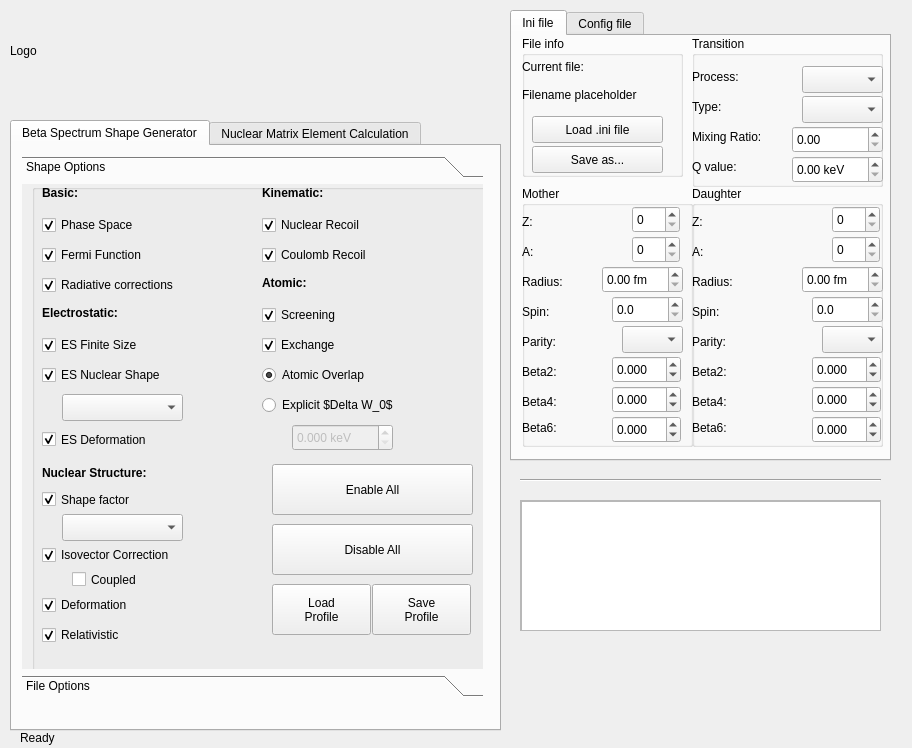
<?xml version="1.0" encoding="UTF-8"?>
<ui version="4.0">
 <class>MainWindow</class>
 <widget class="QMainWindow" name="MainWindow">
  <property name="geometry">
   <rect>
    <x>0</x>
    <y>0</y>
    <width>912</width>
    <height>748</height>
   </rect>
  </property>
  <property name="windowTitle">
   <string>Goniometer Controller</string>
  </property>
  <widget class="QWidget" name="centralwidget">
   <widget class="QLabel" name="labelStatus">
    <property name="geometry">
     <rect>
      <x>20</x>
      <y>730</y>
      <width>371</width>
      <height>16</height>
     </rect>
    </property>
    <property name="text">
     <string>Ready</string>
    </property>
   </widget>
   <widget class="QScrollArea" name="scrollArea">
    <property name="geometry">
     <rect>
      <x>520</x>
      <y>500</y>
      <width>361</width>
      <height>131</height>
     </rect>
    </property>
    <property name="widgetResizable">
     <bool>true</bool>
    </property>
    <widget class="QWidget" name="scrollAreaWidgetContents">
     <property name="geometry">
      <rect>
       <x>0</x>
       <y>0</y>
       <width>359</width>
       <height>129</height>
      </rect>
     </property>
     <widget class="QPlainTextEdit" name="lastActions">
      <property name="geometry">
       <rect>
        <x>0</x>
        <y>0</y>
        <width>361</width>
        <height>131</height>
       </rect>
      </property>
     </widget>
    </widget>
   </widget>
   <widget class="QTabWidget" name="optionsTabWidget">
    <property name="geometry">
     <rect>
      <x>510</x>
      <y>10</y>
      <width>381</width>
      <height>451</height>
     </rect>
    </property>
    <property name="currentIndex">
     <number>0</number>
    </property>
    <widget class="QWidget" name="iniTab">
     <attribute name="title">
      <string>Ini file</string>
     </attribute>
     <widget class="QGroupBox" name="groupBox">
      <property name="geometry">
       <rect>
        <x>180</x>
        <y>0</y>
        <width>191</width>
        <height>151</height>
       </rect>
      </property>
      <property name="title">
       <string>Transition</string>
      </property>
      <widget class="QLabel" name="label">
       <property name="geometry">
        <rect>
         <x>0</x>
         <y>30</y>
         <width>67</width>
         <height>21</height>
        </rect>
       </property>
       <property name="text">
        <string>Process:</string>
       </property>
      </widget>
      <widget class="QLabel" name="label_2">
       <property name="geometry">
        <rect>
         <x>0</x>
         <y>60</y>
         <width>67</width>
         <height>21</height>
        </rect>
       </property>
       <property name="text">
        <string>Type:</string>
       </property>
      </widget>
      <widget class="QLabel" name="label_3">
       <property name="geometry">
        <rect>
         <x>0</x>
         <y>90</y>
         <width>101</width>
         <height>21</height>
        </rect>
       </property>
       <property name="text">
        <string>Mixing Ratio:</string>
       </property>
      </widget>
      <widget class="QLabel" name="label_4">
       <property name="geometry">
        <rect>
         <x>0</x>
         <y>120</y>
         <width>67</width>
         <height>21</height>
        </rect>
       </property>
       <property name="text">
        <string>Q value: </string>
       </property>
      </widget>
      <widget class="QComboBox" name="cb_type">
       <property name="geometry">
        <rect>
         <x>110</x>
         <y>60</y>
         <width>81</width>
         <height>27</height>
        </rect>
       </property>
      </widget>
      <widget class="QComboBox" name="cb_process">
       <property name="geometry">
        <rect>
         <x>110</x>
         <y>30</y>
         <width>81</width>
         <height>27</height>
        </rect>
       </property>
      </widget>
      <widget class="QDoubleSpinBox" name="dsb_MixingRatio">
       <property name="geometry">
        <rect>
         <x>100</x>
         <y>90</y>
         <width>91</width>
         <height>27</height>
        </rect>
       </property>
      </widget>
      <widget class="QDoubleSpinBox" name="dsb_Q">
       <property name="geometry">
        <rect>
         <x>100</x>
         <y>120</y>
         <width>91</width>
         <height>27</height>
        </rect>
       </property>
       <property name="suffix">
        <string> keV</string>
       </property>
      </widget>
     </widget>
     <widget class="QGroupBox" name="group_M">
      <property name="geometry">
       <rect>
        <x>10</x>
        <y>150</y>
        <width>171</width>
        <height>261</height>
       </rect>
      </property>
      <property name="title">
       <string>Mother</string>
      </property>
      <widget class="QLabel" name="lab_ZM">
       <property name="geometry">
        <rect>
         <x>0</x>
         <y>20</y>
         <width>61</width>
         <height>31</height>
        </rect>
       </property>
       <property name="text">
        <string>Z:</string>
       </property>
      </widget>
      <widget class="QLabel" name="lab_AM">
       <property name="geometry">
        <rect>
         <x>0</x>
         <y>50</y>
         <width>67</width>
         <height>31</height>
        </rect>
       </property>
       <property name="text">
        <string>A:</string>
       </property>
      </widget>
      <widget class="QLabel" name="lab_RM">
       <property name="geometry">
        <rect>
         <x>0</x>
         <y>80</y>
         <width>67</width>
         <height>31</height>
        </rect>
       </property>
       <property name="text">
        <string>Radius:</string>
       </property>
      </widget>
      <widget class="QLabel" name="lab_JM">
       <property name="geometry">
        <rect>
         <x>0</x>
         <y>110</y>
         <width>67</width>
         <height>31</height>
        </rect>
       </property>
       <property name="text">
        <string>Spin:</string>
       </property>
      </widget>
      <widget class="QLabel" name="lab_Beta2M">
       <property name="geometry">
        <rect>
         <x>0</x>
         <y>170</y>
         <width>67</width>
         <height>31</height>
        </rect>
       </property>
       <property name="text">
        <string>Beta2:</string>
       </property>
      </widget>
      <widget class="QLabel" name="lab_Beta4M">
       <property name="geometry">
        <rect>
         <x>0</x>
         <y>200</y>
         <width>67</width>
         <height>31</height>
        </rect>
       </property>
       <property name="text">
        <string>Beta4:</string>
       </property>
      </widget>
      <widget class="QLabel" name="lab_Beta6M">
       <property name="geometry">
        <rect>
         <x>0</x>
         <y>226</y>
         <width>67</width>
         <height>31</height>
        </rect>
       </property>
       <property name="text">
        <string>Beta6:</string>
       </property>
      </widget>
      <widget class="QLabel" name="lab_PiM">
       <property name="geometry">
        <rect>
         <x>0</x>
         <y>140</y>
         <width>67</width>
         <height>31</height>
        </rect>
       </property>
       <property name="text">
        <string>Parity:</string>
       </property>
      </widget>
      <widget class="QSpinBox" name="sb_ZM">
       <property name="geometry">
        <rect>
         <x>110</x>
         <y>20</y>
         <width>48</width>
         <height>27</height>
        </rect>
       </property>
       <property name="statusTip">
        <string>Atomic number</string>
       </property>
      </widget>
      <widget class="QSpinBox" name="sb_AM">
       <property name="geometry">
        <rect>
         <x>110</x>
         <y>50</y>
         <width>48</width>
         <height>27</height>
        </rect>
       </property>
       <property name="statusTip">
        <string>Mass number</string>
       </property>
      </widget>
      <widget class="QDoubleSpinBox" name="dsb_RM">
       <property name="geometry">
        <rect>
         <x>80</x>
         <y>80</y>
         <width>81</width>
         <height>27</height>
        </rect>
       </property>
       <property name="statusTip">
        <string>Charge radius</string>
       </property>
       <property name="suffix">
        <string> fm</string>
       </property>
       <property name="singleStep">
        <double>0.100000000000000</double>
       </property>
      </widget>
      <widget class="QDoubleSpinBox" name="dsb_JM">
       <property name="geometry">
        <rect>
         <x>90</x>
         <y>110</y>
         <width>71</width>
         <height>27</height>
        </rect>
       </property>
       <property name="statusTip">
        <string>Spin in units of HBAR</string>
       </property>
       <property name="decimals">
        <number>1</number>
       </property>
       <property name="singleStep">
        <double>0.500000000000000</double>
       </property>
      </widget>
      <widget class="QComboBox" name="cb_PiM">
       <property name="geometry">
        <rect>
         <x>100</x>
         <y>140</y>
         <width>61</width>
         <height>27</height>
        </rect>
       </property>
      </widget>
      <widget class="QDoubleSpinBox" name="dsb_Beta2M">
       <property name="geometry">
        <rect>
         <x>90</x>
         <y>170</y>
         <width>69</width>
         <height>27</height>
        </rect>
       </property>
       <property name="decimals">
        <number>3</number>
       </property>
       <property name="minimum">
        <double>-1.000000000000000</double>
       </property>
       <property name="maximum">
        <double>1.000000000000000</double>
       </property>
       <property name="singleStep">
        <double>0.100000000000000</double>
       </property>
      </widget>
      <widget class="QDoubleSpinBox" name="dsb_Beta4M">
       <property name="geometry">
        <rect>
         <x>90</x>
         <y>200</y>
         <width>69</width>
         <height>27</height>
        </rect>
       </property>
       <property name="decimals">
        <number>3</number>
       </property>
       <property name="minimum">
        <double>-1.000000000000000</double>
       </property>
       <property name="maximum">
        <double>1.000000000000000</double>
       </property>
       <property name="singleStep">
        <double>0.100000000000000</double>
       </property>
      </widget>
      <widget class="QDoubleSpinBox" name="dsb_Beta6M">
       <property name="geometry">
        <rect>
         <x>90</x>
         <y>230</y>
         <width>69</width>
         <height>27</height>
        </rect>
       </property>
       <property name="decimals">
        <number>3</number>
       </property>
       <property name="minimum">
        <double>-1.000000000000000</double>
       </property>
       <property name="maximum">
        <double>1.000000000000000</double>
       </property>
       <property name="singleStep">
        <double>0.100000000000000</double>
       </property>
      </widget>
     </widget>
     <widget class="QGroupBox" name="groupBox_3">
      <property name="geometry">
       <rect>
        <x>10</x>
        <y>0</y>
        <width>161</width>
        <height>141</height>
       </rect>
      </property>
      <property name="title">
       <string>File info</string>
      </property>
      <widget class="QLabel" name="label_11">
       <property name="geometry">
        <rect>
         <x>0</x>
         <y>20</y>
         <width>91</width>
         <height>21</height>
        </rect>
       </property>
       <property name="text">
        <string>Current file:</string>
       </property>
      </widget>
      <widget class="QLabel" name="l_iniFilename">
       <property name="geometry">
        <rect>
         <x>0</x>
         <y>50</y>
         <width>161</width>
         <height>17</height>
        </rect>
       </property>
       <property name="text">
        <string>Filename placeholder</string>
       </property>
      </widget>
      <widget class="QPushButton" name="b_load_ini">
       <property name="geometry">
        <rect>
         <x>10</x>
         <y>80</y>
         <width>131</width>
         <height>27</height>
        </rect>
       </property>
       <property name="text">
        <string>Load .ini file</string>
       </property>
      </widget>
      <widget class="QPushButton" name="b_save_ini">
       <property name="geometry">
        <rect>
         <x>10</x>
         <y>110</y>
         <width>131</width>
         <height>27</height>
        </rect>
       </property>
       <property name="text">
        <string>Save as...</string>
       </property>
      </widget>
     </widget>
     <widget class="QGroupBox" name="group_M_2">
      <property name="geometry">
       <rect>
        <x>180</x>
        <y>150</y>
        <width>191</width>
        <height>261</height>
       </rect>
      </property>
      <property name="title">
       <string>Daughter</string>
      </property>
      <widget class="QLabel" name="lab_ZD">
       <property name="geometry">
        <rect>
         <x>0</x>
         <y>20</y>
         <width>61</width>
         <height>31</height>
        </rect>
       </property>
       <property name="text">
        <string>Z:</string>
       </property>
      </widget>
      <widget class="QLabel" name="lab_AD">
       <property name="geometry">
        <rect>
         <x>0</x>
         <y>50</y>
         <width>67</width>
         <height>31</height>
        </rect>
       </property>
       <property name="text">
        <string>A:</string>
       </property>
      </widget>
      <widget class="QLabel" name="lab_RD">
       <property name="geometry">
        <rect>
         <x>0</x>
         <y>80</y>
         <width>67</width>
         <height>31</height>
        </rect>
       </property>
       <property name="text">
        <string>Radius:</string>
       </property>
      </widget>
      <widget class="QLabel" name="lab_JD">
       <property name="geometry">
        <rect>
         <x>0</x>
         <y>110</y>
         <width>67</width>
         <height>31</height>
        </rect>
       </property>
       <property name="text">
        <string>Spin:</string>
       </property>
      </widget>
      <widget class="QLabel" name="lab_Beta2D">
       <property name="geometry">
        <rect>
         <x>0</x>
         <y>170</y>
         <width>67</width>
         <height>31</height>
        </rect>
       </property>
       <property name="text">
        <string>Beta2:</string>
       </property>
      </widget>
      <widget class="QLabel" name="lab_Beta4D">
       <property name="geometry">
        <rect>
         <x>0</x>
         <y>200</y>
         <width>67</width>
         <height>31</height>
        </rect>
       </property>
       <property name="text">
        <string>Beta4:</string>
       </property>
      </widget>
      <widget class="QLabel" name="lab_Beta6D">
       <property name="geometry">
        <rect>
         <x>0</x>
         <y>226</y>
         <width>67</width>
         <height>31</height>
        </rect>
       </property>
       <property name="text">
        <string>Beta6:</string>
       </property>
      </widget>
      <widget class="QLabel" name="lab_PiD">
       <property name="geometry">
        <rect>
         <x>0</x>
         <y>140</y>
         <width>67</width>
         <height>31</height>
        </rect>
       </property>
       <property name="text">
        <string>Parity:</string>
       </property>
      </widget>
      <widget class="QSpinBox" name="sb_ZD">
       <property name="geometry">
        <rect>
         <x>140</x>
         <y>20</y>
         <width>48</width>
         <height>27</height>
        </rect>
       </property>
       <property name="statusTip">
        <string>Atomic number</string>
       </property>
      </widget>
      <widget class="QSpinBox" name="sb_AD">
       <property name="geometry">
        <rect>
         <x>140</x>
         <y>50</y>
         <width>48</width>
         <height>27</height>
        </rect>
       </property>
       <property name="statusTip">
        <string>Mass number</string>
       </property>
      </widget>
      <widget class="QDoubleSpinBox" name="dsb_RD">
       <property name="geometry">
        <rect>
         <x>110</x>
         <y>80</y>
         <width>81</width>
         <height>27</height>
        </rect>
       </property>
       <property name="statusTip">
        <string>Charge radius</string>
       </property>
       <property name="suffix">
        <string> fm</string>
       </property>
       <property name="singleStep">
        <double>0.100000000000000</double>
       </property>
      </widget>
      <widget class="QDoubleSpinBox" name="dsb_JD">
       <property name="geometry">
        <rect>
         <x>120</x>
         <y>110</y>
         <width>71</width>
         <height>27</height>
        </rect>
       </property>
       <property name="statusTip">
        <string>Spin in units of HBAR</string>
       </property>
       <property name="decimals">
        <number>1</number>
       </property>
       <property name="singleStep">
        <double>0.500000000000000</double>
       </property>
      </widget>
      <widget class="QComboBox" name="cb_PiD">
       <property name="geometry">
        <rect>
         <x>130</x>
         <y>140</y>
         <width>61</width>
         <height>27</height>
        </rect>
       </property>
      </widget>
      <widget class="QDoubleSpinBox" name="dsb_Beta2D">
       <property name="geometry">
        <rect>
         <x>120</x>
         <y>170</y>
         <width>69</width>
         <height>27</height>
        </rect>
       </property>
       <property name="decimals">
        <number>3</number>
       </property>
       <property name="minimum">
        <double>-1.000000000000000</double>
       </property>
       <property name="maximum">
        <double>1.000000000000000</double>
       </property>
       <property name="singleStep">
        <double>0.100000000000000</double>
       </property>
      </widget>
      <widget class="QDoubleSpinBox" name="dsb_Beta4D">
       <property name="geometry">
        <rect>
         <x>120</x>
         <y>200</y>
         <width>69</width>
         <height>27</height>
        </rect>
       </property>
       <property name="decimals">
        <number>3</number>
       </property>
       <property name="minimum">
        <double>-1.000000000000000</double>
       </property>
       <property name="maximum">
        <double>1.000000000000000</double>
       </property>
       <property name="singleStep">
        <double>0.100000000000000</double>
       </property>
      </widget>
      <widget class="QDoubleSpinBox" name="dsb_Beta6D">
       <property name="geometry">
        <rect>
         <x>120</x>
         <y>230</y>
         <width>69</width>
         <height>27</height>
        </rect>
       </property>
       <property name="decimals">
        <number>3</number>
       </property>
       <property name="minimum">
        <double>-1.000000000000000</double>
       </property>
       <property name="maximum">
        <double>1.000000000000000</double>
       </property>
       <property name="singleStep">
        <double>0.100000000000000</double>
       </property>
      </widget>
     </widget>
    </widget>
    <widget class="QWidget" name="configTab">
     <attribute name="title">
      <string>Config file</string>
     </attribute>
    </widget>
   </widget>
   <widget class="Line" name="line">
    <property name="geometry">
     <rect>
      <x>520</x>
      <y>470</y>
      <width>361</width>
      <height>20</height>
     </rect>
    </property>
    <property name="orientation">
     <enum>Qt::Horizontal</enum>
    </property>
   </widget>
   <widget class="QLabel" name="lab_logo">
    <property name="geometry">
     <rect>
      <x>10</x>
      <y>10</y>
      <width>481</width>
      <height>81</height>
     </rect>
    </property>
    <property name="text">
     <string>Logo</string>
    </property>
   </widget>
   <widget class="QTabWidget" name="mainTabWidget">
    <property name="geometry">
     <rect>
      <x>10</x>
      <y>120</y>
      <width>491</width>
      <height>611</height>
     </rect>
    </property>
    <property name="currentIndex">
     <number>0</number>
    </property>
    <widget class="QWidget" name="bsgTab">
     <attribute name="title">
      <string>Beta Spectrum Shape Generator</string>
     </attribute>
     <widget class="QToolBox" name="toolBox">
      <property name="geometry">
       <rect>
        <x>10</x>
        <y>10</y>
        <width>461</width>
        <height>541</height>
       </rect>
      </property>
      <property name="currentIndex">
       <number>0</number>
      </property>
      <widget class="QWidget" name="page">
       <property name="geometry">
        <rect>
         <x>0</x>
         <y>0</y>
         <width>461</width>
         <height>479</height>
        </rect>
       </property>
       <attribute name="label">
        <string>Shape Options</string>
       </attribute>
       <widget class="QGroupBox" name="groupBox_2">
        <property name="geometry">
         <rect>
          <x>10</x>
          <y>0</y>
          <width>461</width>
          <height>491</height>
         </rect>
        </property>
        <property name="title">
         <string/>
        </property>
        <widget class="QCheckBox" name="cb_phasespace">
         <property name="geometry">
          <rect>
           <x>10</x>
           <y>30</y>
           <width>131</width>
           <height>22</height>
          </rect>
         </property>
         <property name="text">
          <string>Phase Space</string>
         </property>
         <property name="checked">
          <bool>true</bool>
         </property>
        </widget>
        <widget class="QLabel" name="label_5">
         <property name="geometry">
          <rect>
           <x>10</x>
           <y>0</y>
           <width>67</width>
           <height>17</height>
          </rect>
         </property>
         <property name="font">
          <font>
           <weight>75</weight>
           <italic>false</italic>
           <bold>true</bold>
           <underline>false</underline>
          </font>
         </property>
         <property name="text">
          <string>Basic:</string>
         </property>
        </widget>
        <widget class="QCheckBox" name="cb_fermi">
         <property name="geometry">
          <rect>
           <x>10</x>
           <y>60</y>
           <width>151</width>
           <height>22</height>
          </rect>
         </property>
         <property name="text">
          <string>Fermi Function</string>
         </property>
         <property name="checked">
          <bool>true</bool>
         </property>
        </widget>
        <widget class="QLabel" name="label_6">
         <property name="geometry">
          <rect>
           <x>10</x>
           <y>120</y>
           <width>141</width>
           <height>17</height>
          </rect>
         </property>
         <property name="font">
          <font>
           <weight>75</weight>
           <bold>true</bold>
          </font>
         </property>
         <property name="text">
          <string>Electrostatic:</string>
         </property>
        </widget>
        <widget class="QCheckBox" name="cb_radiative">
         <property name="geometry">
          <rect>
           <x>10</x>
           <y>90</y>
           <width>181</width>
           <height>22</height>
          </rect>
         </property>
         <property name="text">
          <string>Radiative corrections</string>
         </property>
         <property name="checked">
          <bool>true</bool>
         </property>
        </widget>
        <widget class="QCheckBox" name="cb_efs">
         <property name="geometry">
          <rect>
           <x>10</x>
           <y>150</y>
           <width>151</width>
           <height>22</height>
          </rect>
         </property>
         <property name="text">
          <string>ES Finite Size</string>
         </property>
         <property name="checked">
          <bool>true</bool>
         </property>
        </widget>
        <widget class="QCheckBox" name="cb_ens">
         <property name="geometry">
          <rect>
           <x>10</x>
           <y>180</y>
           <width>171</width>
           <height>22</height>
          </rect>
         </property>
         <property name="text">
          <string>ES Nuclear Shape</string>
         </property>
         <property name="checked">
          <bool>true</bool>
         </property>
        </widget>
        <widget class="QCheckBox" name="cb_efs_deformation">
         <property name="geometry">
          <rect>
           <x>10</x>
           <y>240</y>
           <width>151</width>
           <height>31</height>
          </rect>
         </property>
         <property name="text">
          <string>ES Deformation</string>
         </property>
         <property name="checked">
          <bool>true</bool>
         </property>
        </widget>
        <widget class="QLabel" name="label_7">
         <property name="geometry">
          <rect>
           <x>230</x>
           <y>0</y>
           <width>111</width>
           <height>17</height>
          </rect>
         </property>
         <property name="font">
          <font>
           <weight>75</weight>
           <bold>true</bold>
          </font>
         </property>
         <property name="text">
          <string>Kinematic:</string>
         </property>
        </widget>
        <widget class="QCheckBox" name="cb_recoil">
         <property name="geometry">
          <rect>
           <x>230</x>
           <y>30</y>
           <width>141</width>
           <height>22</height>
          </rect>
         </property>
         <property name="text">
          <string>Nuclear Recoil</string>
         </property>
         <property name="checked">
          <bool>true</bool>
         </property>
        </widget>
        <widget class="QCheckBox" name="cb_Q">
         <property name="geometry">
          <rect>
           <x>230</x>
           <y>60</y>
           <width>141</width>
           <height>22</height>
          </rect>
         </property>
         <property name="text">
          <string>Coulomb Recoil</string>
         </property>
         <property name="checked">
          <bool>true</bool>
         </property>
        </widget>
        <widget class="QLabel" name="label_8">
         <property name="geometry">
          <rect>
           <x>230</x>
           <y>90</y>
           <width>67</width>
           <height>17</height>
          </rect>
         </property>
         <property name="font">
          <font>
           <weight>75</weight>
           <bold>true</bold>
          </font>
         </property>
         <property name="text">
          <string>Atomic:</string>
         </property>
        </widget>
        <widget class="QCheckBox" name="cb_screening">
         <property name="geometry">
          <rect>
           <x>230</x>
           <y>120</y>
           <width>171</width>
           <height>22</height>
          </rect>
         </property>
         <property name="text">
          <string>Screening</string>
         </property>
         <property name="checked">
          <bool>true</bool>
         </property>
        </widget>
        <widget class="QCheckBox" name="cb_exchange">
         <property name="geometry">
          <rect>
           <x>230</x>
           <y>150</y>
           <width>171</width>
           <height>22</height>
          </rect>
         </property>
         <property name="text">
          <string>Exchange</string>
         </property>
         <property name="checked">
          <bool>true</bool>
         </property>
        </widget>
        <widget class="QRadioButton" name="rb_overlap">
         <property name="geometry">
          <rect>
           <x>230</x>
           <y>180</y>
           <width>151</width>
           <height>22</height>
          </rect>
         </property>
         <property name="text">
          <string>Atomic Overlap</string>
         </property>
         <property name="checked">
          <bool>true</bool>
         </property>
        </widget>
        <widget class="QRadioButton" name="rb_dW0">
         <property name="geometry">
          <rect>
           <x>230</x>
           <y>210</y>
           <width>181</width>
           <height>22</height>
          </rect>
         </property>
         <property name="text">
          <string>Explicit $Delta W_0$</string>
         </property>
         <property name="checked">
          <bool>false</bool>
         </property>
        </widget>
        <widget class="QDoubleSpinBox" name="dsb_dW0">
         <property name="enabled">
          <bool>false</bool>
         </property>
         <property name="geometry">
          <rect>
           <x>260</x>
           <y>240</y>
           <width>101</width>
           <height>27</height>
          </rect>
         </property>
         <property name="suffix">
          <string> keV</string>
         </property>
         <property name="decimals">
          <number>3</number>
         </property>
         <property name="singleStep">
          <double>0.100000000000000</double>
         </property>
        </widget>
        <widget class="QComboBox" name="cb_shape">
         <property name="geometry">
          <rect>
           <x>30</x>
           <y>210</y>
           <width>121</width>
           <height>27</height>
          </rect>
         </property>
        </widget>
        <widget class="QLabel" name="label_9">
         <property name="geometry">
          <rect>
           <x>10</x>
           <y>280</y>
           <width>141</width>
           <height>17</height>
          </rect>
         </property>
         <property name="font">
          <font>
           <weight>75</weight>
           <bold>true</bold>
          </font>
         </property>
         <property name="text">
          <string>Nuclear Structure:</string>
         </property>
        </widget>
        <widget class="QCheckBox" name="cb_C">
         <property name="geometry">
          <rect>
           <x>10</x>
           <y>300</y>
           <width>121</width>
           <height>31</height>
          </rect>
         </property>
         <property name="text">
          <string>Shape factor</string>
         </property>
         <property name="checked">
          <bool>true</bool>
         </property>
        </widget>
        <widget class="QCheckBox" name="cb_isovector">
         <property name="geometry">
          <rect>
           <x>10</x>
           <y>360</y>
           <width>181</width>
           <height>22</height>
          </rect>
         </property>
         <property name="text">
          <string>Isovector Correction</string>
         </property>
         <property name="checked">
          <bool>true</bool>
         </property>
        </widget>
        <widget class="QCheckBox" name="cb_coupled">
         <property name="geometry">
          <rect>
           <x>40</x>
           <y>380</y>
           <width>91</width>
           <height>31</height>
          </rect>
         </property>
         <property name="toolTip">
          <string>Use actual wave functions calculated using the options specified in the Config file options panel.</string>
         </property>
         <property name="text">
          <string>Coupled</string>
         </property>
        </widget>
        <widget class="QCheckBox" name="cb_C_deformation">
         <property name="geometry">
          <rect>
           <x>10</x>
           <y>410</y>
           <width>121</width>
           <height>22</height>
          </rect>
         </property>
         <property name="text">
          <string>Deformation</string>
         </property>
         <property name="checked">
          <bool>true</bool>
         </property>
        </widget>
        <widget class="QComboBox" name="cb_C_shape">
         <property name="geometry">
          <rect>
           <x>30</x>
           <y>330</y>
           <width>121</width>
           <height>27</height>
          </rect>
         </property>
        </widget>
        <widget class="QCheckBox" name="cb_relativistic">
         <property name="geometry">
          <rect>
           <x>10</x>
           <y>440</y>
           <width>111</width>
           <height>22</height>
          </rect>
         </property>
         <property name="text">
          <string>Relativistic</string>
         </property>
         <property name="checked">
          <bool>true</bool>
         </property>
        </widget>
        <widget class="QPushButton" name="b_enable_all">
         <property name="geometry">
          <rect>
           <x>240</x>
           <y>280</y>
           <width>201</width>
           <height>51</height>
          </rect>
         </property>
         <property name="text">
          <string>Enable All</string>
         </property>
        </widget>
        <widget class="QPushButton" name="b_disable_all">
         <property name="geometry">
          <rect>
           <x>240</x>
           <y>340</y>
           <width>201</width>
           <height>51</height>
          </rect>
         </property>
         <property name="text">
          <string>Disable All</string>
         </property>
        </widget>
        <widget class="QPushButton" name="b_load_profile">
         <property name="geometry">
          <rect>
           <x>240</x>
           <y>400</y>
           <width>99</width>
           <height>51</height>
          </rect>
         </property>
         <property name="text">
          <string>Load
Profile</string>
         </property>
        </widget>
        <widget class="QPushButton" name="b_save_profile">
         <property name="geometry">
          <rect>
           <x>340</x>
           <y>400</y>
           <width>99</width>
           <height>51</height>
          </rect>
         </property>
         <property name="text">
          <string>Save
Profile</string>
         </property>
        </widget>
       </widget>
      </widget>
      <widget class="QWidget" name="page_2">
       <property name="geometry">
        <rect>
         <x>0</x>
         <y>0</y>
         <width>461</width>
         <height>479</height>
        </rect>
       </property>
       <attribute name="label">
        <string>File Options</string>
       </attribute>
       <widget class="QLabel" name="label_10">
        <property name="geometry">
         <rect>
          <x>10</x>
          <y>0</y>
          <width>67</width>
          <height>17</height>
         </rect>
        </property>
        <property name="text">
         <string>TextLabel</string>
        </property>
       </widget>
      </widget>
     </widget>
    </widget>
    <widget class="QWidget" name="nmeTab">
     <attribute name="title">
      <string>Nuclear Matrix Element Calculation</string>
     </attribute>
    </widget>
   </widget>
  </widget>
 </widget>
 <resources/>
 <connections/>
</ui>
